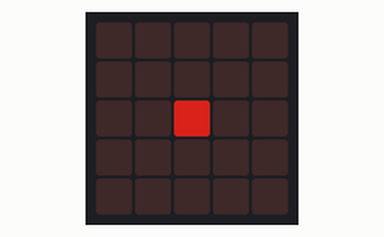
Simulated run of this program. Board: BBC micro:bit running MicroPython. Shown: the board's 5×5 LED display. Dim RGB values are drawn brighter than linear.

Above: at 0.27 s.

Measured:
- by itself, everything shown: repeats every 1.1 s, in 18 steps

The program:

throbbing_pixel.py
```python
# single LED fades in/out
#
from microbit import Image, display

image1 = Image('00000:00000:00900:00000:00000:')
image2 = image1 * 0.9
image3 = image1 * 0.8
image4 = image1 * 0.7
image5 = image1 * 0.6
image6 = image1 * 0.5
image7 = image1 * 0.4
image8 = image1 * 0.3
image9 = image1 * 0.2
image10 = image1 * 0.1
image11 = image1 * 0.0
image = (image1, image2, image3, image4, image5, image6, image7, image8,
         image9, image10, image11, image10, image9, image8, image7,
         image6, image6, image5, image4, image3, image2)

while True:
    display.show(image, loop=True, delay=50)
```
